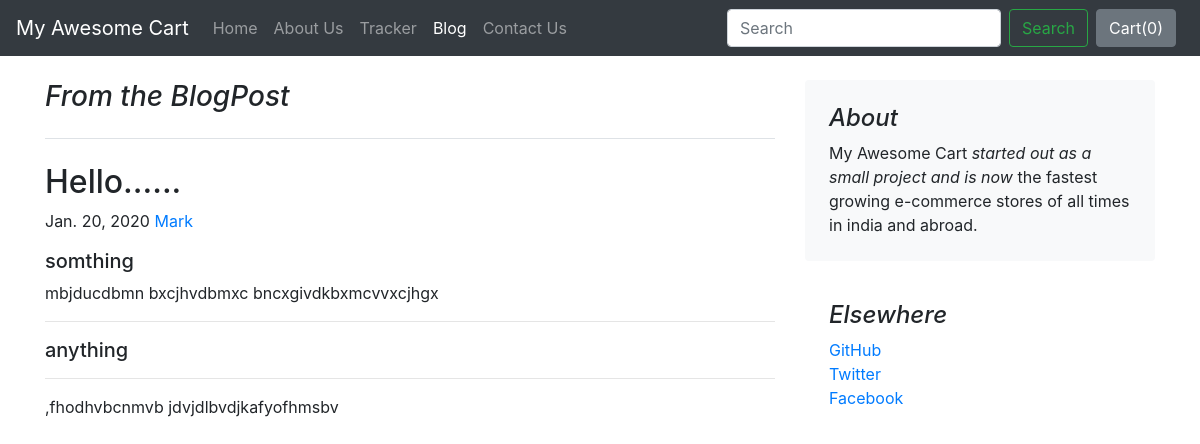
The page /blog/blogpost/1 on the database its author committed.
### blog/models.py (models this page shows, shortened)
class Blogpost(models.Model):
    post_id = models.AutoField(primary_key=True)
    title = models.CharField(max_length=50)
    head0 = models.CharField(max_length=500, default="")
    chead0 = models.CharField(max_length=5000, default="")
    head1 = models.CharField(max_length=500, default="")
    chead1 = models.CharField(max_length=5000, default="")
    head2 = models.CharField(max_length=500, default="")
    chead2 = models.CharField(max_length=5000, default="")
    pub_date = models.DateField()
    thumbnail = models.ImageField(upload_to='images', default="")

### blog/views.py (the view)
# urls.py: path("blogpost/<int:id>", views.blogpost, name="blogHome")
def blogpost(request,id):
    post = Blogpost.objects.filter(post_id =id)[0]
    return render(request, 'blog/blogpost.html',{'post':post})

### blog/templates/blog/blogpost.html (shortened to what this page needs)
{% extends 'blog/basic.html' %}
{% block body %}
<div class="container">
    <div class="row mt-4">
        <div class="col-md-8 blog-main">
            <h3 class="pb-4 mb-4 font-italic border-bottom">
                From the BlogPost
            </h3>
            <div class="blog-post">
                <h2 class="blog-post-title">{{post.title}}</h2>
                <p class="blog-post-meta">{{post.pub_date}} <a href="#">Mark</a></p>
                <h5>{{post.head0}}</h5>
                <p>{{post.chead0}}</p>
                <hr>
                <h5>{{post.head1}}</h5>
                <hr>
                <p>{{post.chead1}}</p>
            </div>
        </div>
        <aside class="col-md-4 blog-sidebar">
            <div class="p-4 mb-3 bg-light rounded">
                <h4 class="font-italic">About</h4>
                <p class="mb-0">My Awesome Cart <em>started out as a small project and is now</em> the fastest growing e-commerce stores of all times in india and abroad.</p>
            </div>
            <div class="p-4">
                <h4 class="font-italic">Elsewhere</h4>
                <ol class="list-unstyled">
                    <li><a href="#">GitHub</a></li>
                    <li><a href="#">Twitter</a></li>
                    <li><a href="#">Facebook</a></li>
                </ol>
            </div>
        </aside>
    </div>
</div>
{% endblock %}

### rows shown on the page
Blogpost: title "Hello......", pub_date "Jan. 20, 2020", head0 "somthing", chead0 "mbjducdbmn bxcjhvdbmxc bncxgivdkbxmcvvxcjhgx", head1 "anything", chead1 ",fhodhvbcnmvb jdvjdlbvdjkafyofhmsbv"
